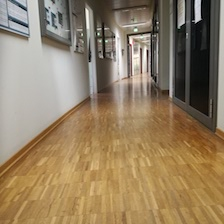
#> input picture Bilder/Flur/Flur1.jpg, 224 x 224 px
$ python -i aufgabe2.py   (imports and definitions only)
#> lines starting #> are read from the running program, lines starting #| are printed output that depends on the picture
import os
from functools import reduce

import matplotlib.pyplot as plt
from PIL import Image

import pandas as pd
import numpy as np
from sklearn import metrics

from sklearn.ensemble import RandomForestClassifier
from sklearn.metrics import accuracy_score, confusion_matrix, precision_score, recall_score, ConfusionMatrixDisplay
from sklearn.model_selection import RandomizedSearchCV, train_test_split
from scipy.stats import randint

"""
Tutorial source: https://towardsdatascience.com/a-practical-guide-to-implementing-a-random-forest-classifier-in-python-979988d8a263
"""

# Aufgabe a
import os
import random
import math
import re
# [1 line not run here, left out]

training_path_list = []     # Gleiche Liste aus Aufgabe 2
test_path_list = []         # Gleiche Liste aus Aufgabe 2
validation_path_list = []   # ["./pfad/zu/bildZ.png","./pfad/zu/bildY.png",...]


RE_FILE = re.compile(r"[a-zA-Z]+\d+\.jpg")


def create_data_split(folder, label: int, train_percent, test_percent, val_percent, base_only=True):
    """
    :param base_only: Only include base files, no augmented ones
    """

    assert train_percent + test_percent == 1, "train and test percentages dont add up to 1.0"
    assert 0 < val_percent <= 1, "validation percent must be within [0..1]"
    files = os.listdir(folder)
    if base_only:
        files = [f for f in files if RE_FILE.match(f)]
    random.shuffle(files)

    train_cnt = math.ceil(len(files) * train_percent)
    val_cnt = math.ceil(train_cnt * val_percent)
    train_files = [f'{folder}/{f}' for f in files[:train_cnt]]
    test_files = [f'{folder}/{f}' for f in files[train_cnt:]]
    valid_files = train_files[:val_cnt]

    random.shuffle(train_files)
    random.shuffle(test_files)
    random.shuffle(valid_files)

    return list(zip(train_files, [label] * len(train_files))), \
           list(zip(test_files, [label] * len(test_files))), \
           list(zip(valid_files, [label] * len(valid_files)))


def create_full_data_split(base_only=True):
    train_percent = 0.7
    test_percent = 0.3
    val_percent = 0.3

    flur_train, flur_test, flur_val = create_data_split('Bilder/Flur', 0, train_percent, test_percent, val_percent, base_only)
    labo_train, labo_test, labo_val = create_data_split('Bilder/Labor', 1, train_percent, test_percent, val_percent, base_only)
    prof_train, prof_test, prof_val = create_data_split('Bilder/Professorenbuero', 2, train_percent, test_percent, val_percent, base_only)
    teek_train, teek_test, teek_val = create_data_split('Bilder/Teekueche', 3, train_percent, test_percent, val_percent, base_only)


    train_files = flur_train + labo_train + prof_train + teek_train
    test_files  = flur_test + labo_test + prof_test + teek_test
    val_files   = flur_val + labo_val + prof_val + teek_val

    random.shuffle(train_files)
    random.shuffle(test_files)
    random.shuffle(val_files)

    train_batch_len = (len(train_files) // 16) * 16
    test_batch_len = (len(test_files) // 16) * 16
    val_batch_len = (len(val_files) // 16) * 16

    return (
        [f[0] for f in train_files][:train_batch_len],
        [f[1] for f in train_files][:train_batch_len],
        [f[0] for f in test_files][:test_batch_len],
        [f[1] for f in test_files][:test_batch_len],
        [f[0] for f in val_files][:val_batch_len],
        [f[1] for f in val_files][:val_batch_len],
    )


# [1 line that did not run here, left out]


# Aufgabe b
def get_histogram(file: str):
    """
    Returns the r, g, b histogram data for a file
    """
#> called with file = 'Bilder/Flur/Flur1.jpg'
    img = Image.open(file)
#> img is the input picture: PIL image 224x224 RGB; mean R, G, B 147, 127.8, 99.8
    r, g, b = img.split()
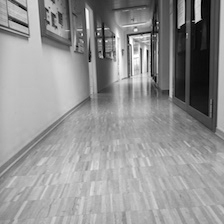
#> r: PIL image 224x224 L; min 0, max 255, mean 147
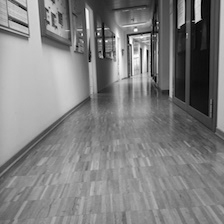
#> g: PIL image 224x224 L; min 0, max 255, mean 127.8
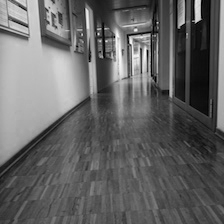
#> b: PIL image 224x224 L; min 0, max 253, mean 99.8
    hist_r = r.histogram()
#> hist_r = 256 values, max 828 at index 180, min 3 at index 254, mean 196
    hist_g = g.histogram()
#> hist_g = 256 values, max 684 at index 138, min 1 at index 251, mean 196
    hist_b = b.histogram()
#> hist_b = 256 values, max 716 at index 89, min 0 at index 254, mean 196

    return hist_r, hist_g, hist_b


# [38 lines left out: functions sum_histogram, create_histograms, not called in this run]


# create_histograms()


""" Aufgabe c """
# [11 lines left out: function preprocess_data, not called in this run]

# Create the histograms for training / testing data
# [1 line that did not run here, left out]
train_labels = [0] * 20 + [1] * 20 + [2] * 20 + [3] * 20
# [1 line that did not run here, left out]
test_labels = [0] * 5 + [1] * 5 + [2] * 5 + [3] * 5
# [1 line that did not run here, left out]
all_labels = train_labels + test_labels

rf = RandomForestClassifier()
# [1 line not run here, left out]

# Calculate accuracy
# [1 line that did not run here, left out]
# [1 line not run here, left out]
# [1 line that did not run here, left out]
# [1 line not run here, left out]

# Calculate F1-Score
# [1 line that did not run here, left out]
# [1 line not run here, left out]

# Calculate precision
# [1 line that did not run here, left out]
# [1 line not run here, left out]

# Create confusion matrix
# [1 line that did not run here, left out]
# [4 lines not run here, left out]

>>> result = get_histogram('Bilder/Flur/Flur1.jpg')

$ run again, on Bilder/Labor/Labor10.jpg
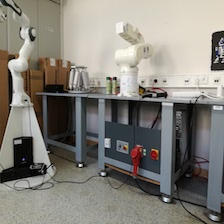
#> input picture Bilder/Labor/Labor10.jpg, 224 x 224 px
#> in get_histogram, img is the input picture: PIL image 224x224 RGB; mean R, G, B 132.4, 129.2, 122
#> in get_histogram, `r, g, b = img.split()`:
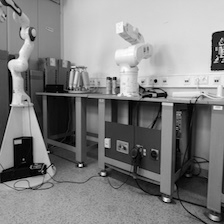
#> g: PIL image 224x224 L; min 0, max 255, mean 129.2
#> in get_histogram, `r, g, b = img.split()`:
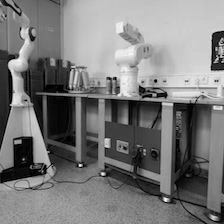
#> b: PIL image 224x224 L; min 0, max 251, mean 122
#> hist_r = 256 values, max 844 at index 216, min 4 at index 253, mean 196
#> hist_g = 256 values, max 750 at index 210, min 3 at index 254, mean 196
#> hist_b = 256 values, max 824 at index 204, min 0 at index 247, mean 196

$ run again, on Bilder/Labor/Labor11.jpg
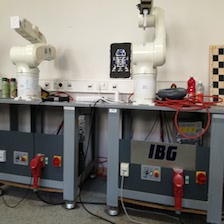
#> input picture Bilder/Labor/Labor11.jpg, 224 x 224 px
#> in get_histogram, img is the input picture: PIL image 224x224 RGB; mean R, G, B 126, 121.4, 115.6
#> in get_histogram, `r, g, b = img.split()`:
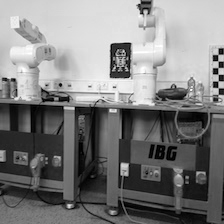
#> r: PIL image 224x224 L; min 0, max 255, mean 126
#> in get_histogram, `r, g, b = img.split()`:
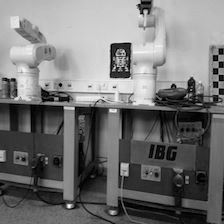
#> b: PIL image 224x224 L; min 0, max 255, mean 115.6
#> hist_r = 256 values, max 876 at index 213, min 5 at index 253, mean 196
#> hist_g = 256 values, max 826 at index 206, min 4 at index 251, mean 196
#> hist_b = 256 values, max 690 at index 188, min 0 at index 246, mean 196

$ run again, on Bilder/Professorenbuero/Professorenbuero1.jpg
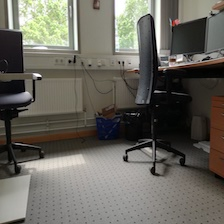
#> input picture Bilder/Professorenbuero/Professorenbuero1.jpg, 224 x 224 px
#> in get_histogram, img is the input picture: PIL image 224x224 RGB; mean R, G, B 104.1, 101.7, 93.5
#> in get_histogram, `r, g, b = img.split()`:
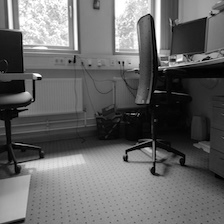
#> g: PIL image 224x224 L; min 0, max 255, mean 101.7
#> in get_histogram, `r, g, b = img.split()`:
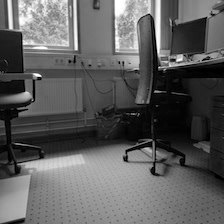
#> b: PIL image 224x224 L; min 0, max 255, mean 93.5
#> hist_r = 256 values, max 553 at index 119, min 22 at index 253, mean 196
#> hist_g = 256 values, max 539 at index 113, min 36 at index 188, mean 196
#> hist_b = 256 values, max 496 at index 35, min 12 at index 252, mean 196
